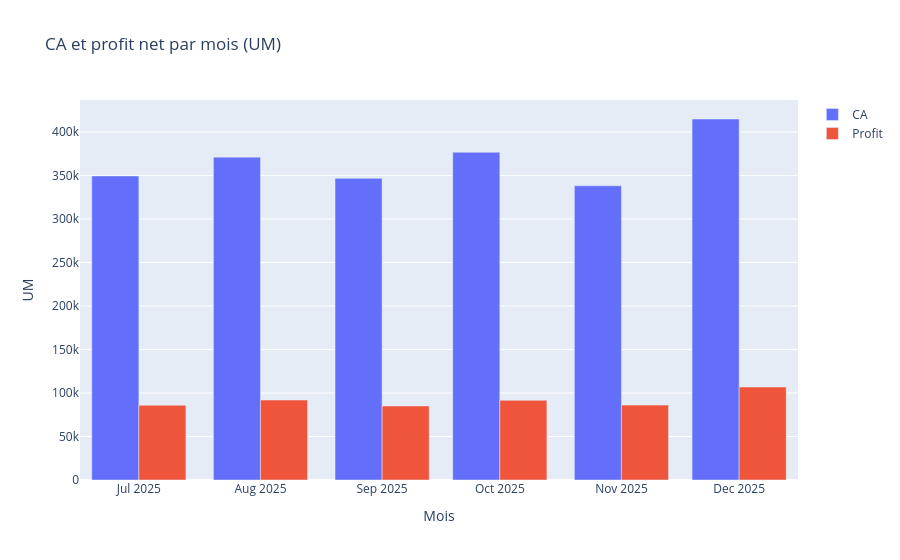

The cell this chart's notebook holds for it:
### Code cell
mensuel = df_clean.groupby("mois_label").agg(CA=("chiffre_affaires", "sum"), Profit=("profit_net", "sum"),
                                              commandes=("id_commande", "count")).reset_index()
mensuel["croissance_CA_%"] = mensuel.CA.pct_change() * 100
fig = px.bar(mensuel, x="mois_label", y=["CA", "Profit"], barmode="group", title="CA et profit net par mois (UM)",
             labels={"value": "UM", "mois_label": "Mois", "variable": ""})
fig.show()
fig, ax = plt.subplots(figsize=(9, 4))
sns.barplot(data=mensuel.melt("mois_label", ["CA", "Profit"]), x="mois_label", y="value", hue="variable", ax=ax)
ax.set_title("CA et profit net mensuels (UM)"); ax.set_xlabel(""); ax.set_ylabel("UM"); ax.legend(title="")
save("02_mensuel"); plt.show()
mensuel

### Figure 1 — Plotly figure (JSON) as saved in the notebook; plotly's stock layout.template omitted (floating-point values rounded to 4 significant figures)
{"data": [{"alignmentgroup": "True", "hovertemplate": "=CA<br>Mois=%{x}<br>UM=%{y}<extra></extra>", "legendgroup": "CA", "marker": {"color": "#636efa", "pattern": {"shape": ""}}, "name": "CA", "offsetgroup": "CA", "orientation": "v", "showlegend": true, "textposition": "auto", "type": "bar", "x": ["2025-07", "2025-08", "2025-09", "2025-10", "2025-11", "2025-12"], "xaxis": "x", "y": [349400.0, 371000.0, 346700.0, 376600.0, 338100.0, 414800.0], "yaxis": "y"}, {"alignmentgroup": "True", "hovertemplate": "=Profit<br>Mois=%{x}<br>UM=%{y}<extra></extra>", "legendgroup": "Profit", "marker": {"color": "#EF553B", "pattern": {"shape": ""}}, "name": "Profit", "offsetgroup": "Profit", "orientation": "v", "showlegend": true, "textposition": "auto", "type": "bar", "x": ["2025-07", "2025-08", "2025-09", "2025-10", "2025-11", "2025-12"], "xaxis": "x", "y": [85920.0, 91930.0, 85060.0, 91570.0, 86050.0, 106900.0], "yaxis": "y"}], "layout": {"barmode": "group", "legend": {"title": {"text": ""}, "tracegroupgap": 0}, "title": {"text": "CA et profit net par mois (UM)"}, "xaxis": {"anchor": "y", "domain": [0.0, 1.0], "title": {"text": "Mois"}}, "yaxis": {"anchor": "x", "domain": [0.0, 1.0], "title": {"text": "UM"}}}}
